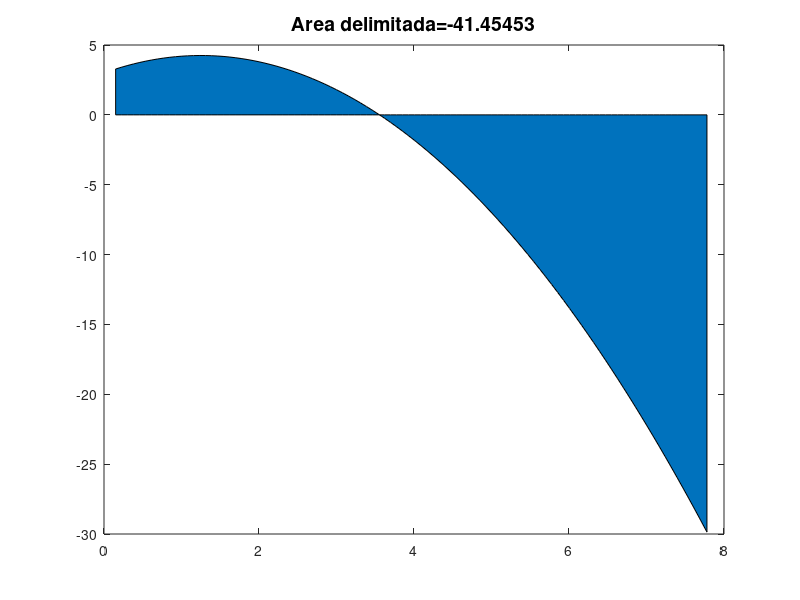

MATLAB code for this plot:
%% GUIA LABORATORIO NRO. 9 P.II
%% METODOS NUMERICOS
%Alexis Bruce Barrios Echalar

%% 1.-FUNCION Y AREA DE LA FUNCION

%Funcion
f = @(x) sin(4*log(x));
x1 = linspace(0.95,2.3);
axis([-0.5,2.7,-0.5,1.5])
hold on
y1 = f(x1);
plot(x1,y1, 'r')
plot([-5,5],  [0,  0],  'k',  'LineWidth',  1) 
plot([1,  1],  [-5,5],  'k',  'LineWidth',  1) 
grid on 
hold off

%Integracion
A = integral(f, 1, 2)
%Grafica
area(x1,y1);
title(['1 Area delimitada=',num2str(A,'%12.5f')], 'FontSize',14); 

%% 2.-AREA DE CURVA DELIMITADA

%Funcion
f = @(x) 1./(x.*(1-log(x)));
x1 = linspace(2.95,4.3);
axis([-3.4,4.8,-5,1])
hold on
y1 = f(x1);
plot(x1,y1,'r')
plot([-5,5],  [0,  0],  'k',  'LineWidth',  1) 
plot([2.95,  2.95],  [-5,5],  'k',  'LineWidth',  1) 
grid on
hold off

%Integracion
A = integral(f, 3, 4)

%Grafica
area(x1,y1);
title(['2 Area delimitada=',num2str(A,'%12.5f')], 'FontSize',14); 
%% 3.- AREA DE CURVA LIMITADA

%Funcion
f = @(x) sin(4.*log(x+1));
x1 = linspace(0,9.3);
hold on
y1 = f(x1);
plot(x1,y1, 'r')
grid on
hold off

%Integracion
A = integral(f, 0, 9)

%Grafica
area(x1,y1);
title(['3 Area delimitada=',num2str(A,'%12.5f')], 'FontSize',14); 
%% 4.- AREA DE CURVA LIMITADA

%Funcion
f = @(x) x.*sin(6.*log10(x./2));
x1 = linspace(0.95,10.3);
hold on
y1 = f(x1);
plot(x1,y1, 'r')
grid on
hold off

%Integracion
A = integral(f, 1, 10)

%Grafica
area(x1,y1);
title(['4 Area delimitada=',num2str(A,'%12.5f')], 'FontSize',14); 
%% 5.- AREA DE CURVA LIMITADA
%CURVA 1
%Funcion
f = @(x) x.^2-4;
x1 = linspace(0.2,8);
hold on
y1 = f(x1);
plot(x1,y1, 'r')
grid on
hold off

%Integracion
A = integral(f, 0.2, 8)
%Grafica
area(x1,y1);
title(['Area delimitada=',num2str(A,'%12.5f')], 'FontSize',14);
%% 

%CURVA 2
%Funcion
f = @(x) 2.*x-0.8.*x.^2+3;
x1 = linspace(0.15,7.78);
y1 = f(x1);
plot(x1,y1)
grid on

%Integracion
A = integral(f, 0.2,7.75 )
%Grafica
area(x1,y1);
title(['Area delimitada=',num2str(A,'%12.5f')], 'FontSize',14);